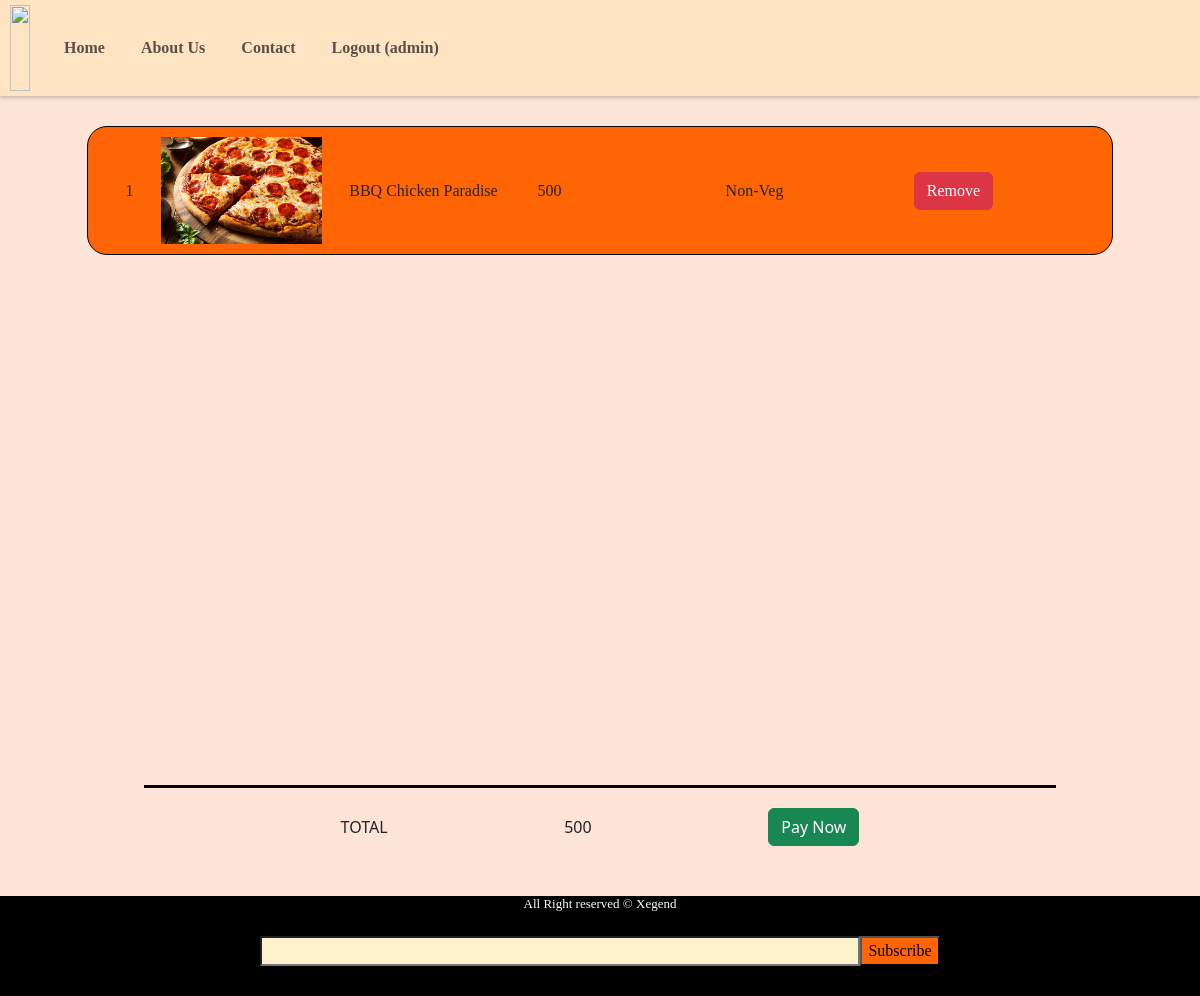
The page /cart (signed in) on the database as committed earlier.
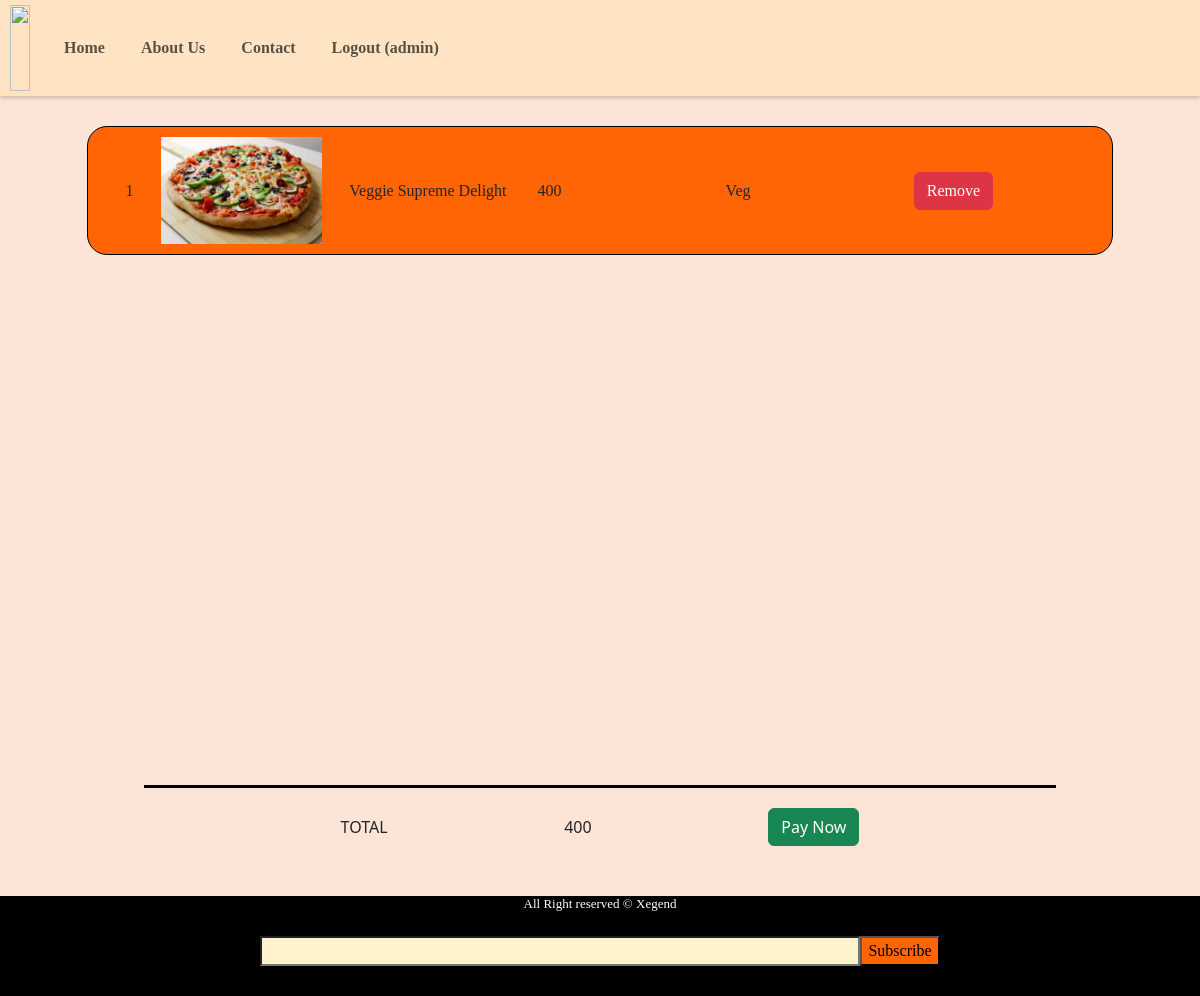
The same page on the database as committed later.
### pizza_bay/models.py (models this page shows)
class Basemodel(models.Model):
    uid=models.UUIDField(default=uuid.uuid4,editable=False,primary_key=True)
    created_at=models.DateField(auto_now_add=True)
    updated_at=models.DateField(auto_now_add=True)
    class Meta:
        abstract=True;

class CartItems(Basemodel):
    cart=models.ForeignKey(Cart,on_delete=models.CASCADE,related_name="cart_items")
    pizza=models.ForeignKey(Pizza,on_delete=models.CASCADE)

class Pizza(Basemodel):
    category=models.ForeignKey(PizzaCategory,on_delete=models.CASCADE,related_name="pizzas")
    pizza_name=models.CharField(max_length=100)
    price=models.IntegerField(default=300)
    image=models.ImageField(upload_to='pizza')

class PizzaCategory(Basemodel):
    category_name=models.CharField(max_length=100)

class Cart(Basemodel):
    user=models.ForeignKey(User,null=True,blank=True,on_delete=models.SET_NULL,related_name="carts")
    is_paid=models.BooleanField(default=False)
    def get_cart_total(self):
        return CartItems.objects.filter(cart=self).aggregate(Sum('pizza__price'))['pizza__price__sum']

### pizza_bay/views.py (the view)
# urls.py: path('cart',cart,name='cart'),
@login_required(login_url='login')
def cart(request):
    try:
        cart = Cart.objects.get(is_paid=False, user=request.user)
    except ObjectDoesNotExist:
        cart = Cart.objects.create(user=request.user, is_paid=False)
    context={'carts':cart}
    return render(request,'cart.html',context)

### templates/cart.html
{% extends "base.html" %}
{% block body %}
    <div class="cartlist" style="min-height:100%">
        {% for cartitems in carts.cart_items.all %}
        <div class="cartindi">
            <div class="cartinfo cartadj">
                <div>{{forloop.counter}}</div>
                <div class="cartimg cartadj"><img style="width: 100%;min-width:80px;;" src="/media/{{cartitems.pizza.image}}" alt=""></div>
                <div class="cartadj">{{cartitems.pizza.pizza_name}}</div>
                <div class="cartadj">{{cartitems.pizza.price}}</div>
                <div class="cartadj">{{cartitems.pizza.category.category_name}}</div>
                <div class="cartadj"><a href="{% url 'remove_cart_items' cartitems.uid %}" class="btn btn-danger">Remove</a></div>
            </div>
        </div>
                {% endfor %}
        <div class="sumtotal" style="padding: 20px;display: flex;align-items: center; justify-content: space-evenly;width: 80%;border-top: 3px solid black;">
            <div>TOTAL</div>
            <div>{{carts.get_cart_total}}</div>
            <div class="paybutton"><a href="details"><button class="btn btn-success">Pay Now</button></a></div>
        </div>
    </div>
{% endblock body %}

### templates/base.html (shortened to what this page needs)
<!doctype html>
<html lang="en">
  <head>
    <link href="https://cdn.jsdelivr.net/npm/bootstrap@5.3.2/dist/css/bootstrap.min.css" rel="stylesheet">
  </head>
  <body>
    <nav class="navbar navbar-expand-lg">
      <a class="navbar-brand" href="/"><img class="logo" src="https://i.ibb.co/CMNXMdf/p-zzaa.png" alt=""></a>
      <div class="collapse navbar-collapse" id="navbarNavAltMarkup">
        <div class="navbar-nav">
          <a class="nav-item nav-link navli" href="/">Home</a>
          <a class="nav-item nav-link navli" href="order">About Us</a>
          <a class="nav-item nav-link navli" href="contact">Contact</a>
          {% if request.user.is_authenticated %}
          <a class="nav-item nav-link navli" href="{% url 'logout' %}">Logout ({{request.user}})</a>
          {% else %}
          <a class="nav-item nav-link navli" href="{% url 'login' %}">Login</a>
          <a class="nav-item nav-link navli" href="{% url 'register' %}">Register</a>
          {% endif %}
        </div>
      </div>
    </nav>
            {% block body %}
            {% endblock body %}
            <footer style="height: auto;background-color: black">
              <h3 style="background-color: black;color: white;text-align: center;font-family: Georgia, 'Times New Roman', Times, serif;font-size: small;">All Right reserved &copy; Xegend</h3>
              <form class="subscribe" style="margin-top:2%" method="post">
                <input type="email" class="w-50 h-50 bg-warning-subtle" name="mail" id="mail">
                <button type="submit" style="background-color: #ff6505;" class="h-50 Fonty"><a style="text-decoration: none;color: black;" href="takemail">Subscribe</a></button>
            </form>
            </footer>
  </body>
</html>

### templates/base.html (style rules this page uses)
html,body { height: 100%; }
.navbar { padding:0 10px; height:12%; background-color: bisque; position: sticky; top: 0; box-shadow: 0 2px 4px 0 rgba(0,0,0,.2); z-index: 5; }
a { height: 100%; }
.logo { height: 100%; width: 100%; }
.navli { margin: 0 10px; font-family: Georgia, 'Times New Roman', Times, serif; font-weight: 600; }
.navbar-collapse { background-color:#ffe4c4; }
.cartindi { width:90%; background-color:#ff6505; display: flex; padding: 10px; margin-bottom: 5px; height: 20%; min-width:350px; justify-content:space-evenly; border-radius: 20px; border:1px solid black; }
.cartlist { width: 100%; display: flex; flex-direction: column; justify-content: space-between; align-items: center; padding: 30px; background-color:#fce5d7; }
.cartimg { width: 15%; }
.cartadj { min-width: 70px; font-size: 100%; font-family: Georgia, 'Times New Roman', Times, serif; width:16% ; }
.cartinfo { display: flex; align-items: center; justify-content: space-evenly; height: 100%; width: 100%; }
.Fonty { font-family: Georgia, 'Times New Roman', Times, serif; }
.subscribe { height:60px; width: 100%; display: flex; justify-content:center; }

Rows that differ between the two databases and show on the page:
no longer on this page (row unchanged): CartItems: pizza.image (picture), pizza.pizza_name "BBQ Chicken Paradise", pizza.price "500", pizza.category.category_name "Non-Veg"
no longer on this page (row edited): Cart: get_cart_total "500"
added CartItems: pizza.image (picture), pizza.pizza_name "Veggie Supreme Delight", pizza.price "400", pizza.category.category_name "Veg"
added Cart: get_cart_total "400"
